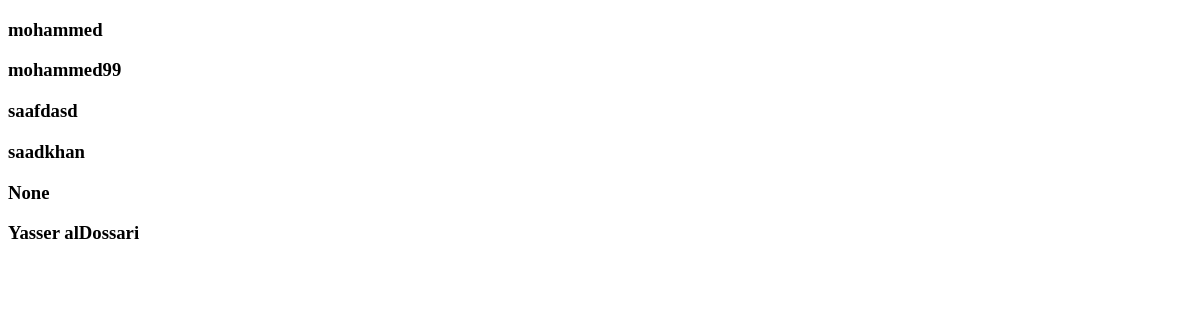
/users, run on an earlier commit of the app's database.
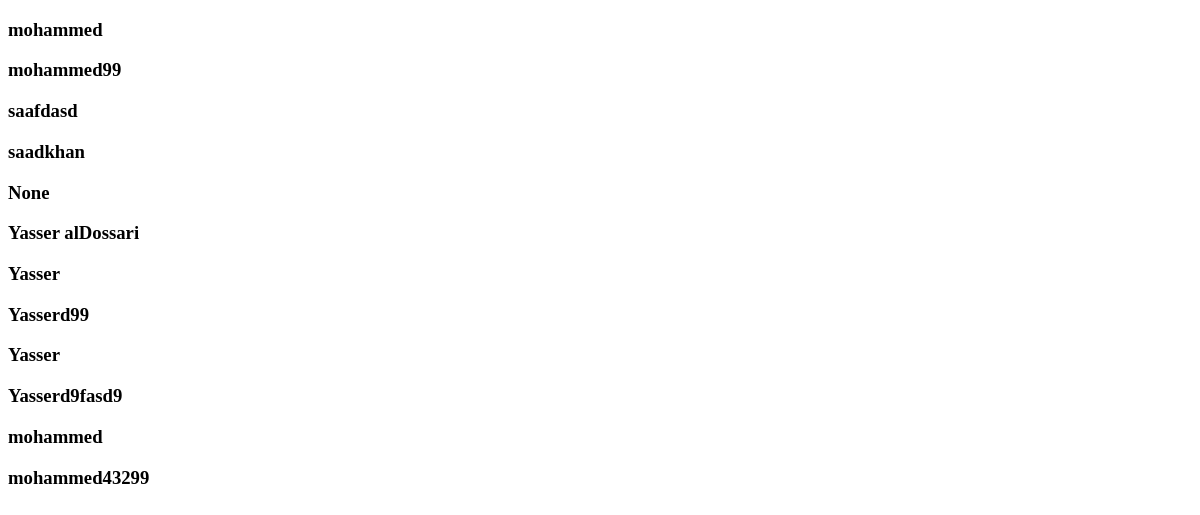
And on a later commit of the database.
### database_setup.py (models this page shows, shortened)
class User(Base):
    __tablename__ = 'user'
    id = Column(Integer, primary_key=True)
    username = Column(String(30), unique=True, nullable=False)
    name = Column(String(250))
    email = Column(String(250), nullable=False)
    password = Column(String(250))
    avatar = Column(String(250))
    bio = Column(String(250))
    phone_number = Column(String(14))
    time_created = Column(DateTime(timezone=True), server_default=func.now())

### application.py (the view)
@app.route('/users')
def get_users():
    log('200')
    users = session.query(User).all()
    return render_template('users.html', users=users)

### application.py (called while the page is built)
def log(response):
    ip = request.remote_addr
    url = request.url
    response = response
    new_log = Log(ip=ip, url=url, response=response)
    session.add(new_log)
    try:
        session.commit()
    except:
        session.rollback()
        raise

### templates/users.html (shortened to what this page needs)
<!DOCTYPE html>
<html>
  <head>
  </head>
  <body>
  {% for user in users %}
  <h3> {{user.name}} </h3>
  <h3> {{user.username}} </h3>
  {% endfor %}
  </body>
</html>

What changed in the data, as far as the page shows it:
added User: name "Yasser", username "Yasserd99"
added User: name "Yasser", username "Yasserd9fasd9"
added User: name "mohammed", username "mohammed43299"
